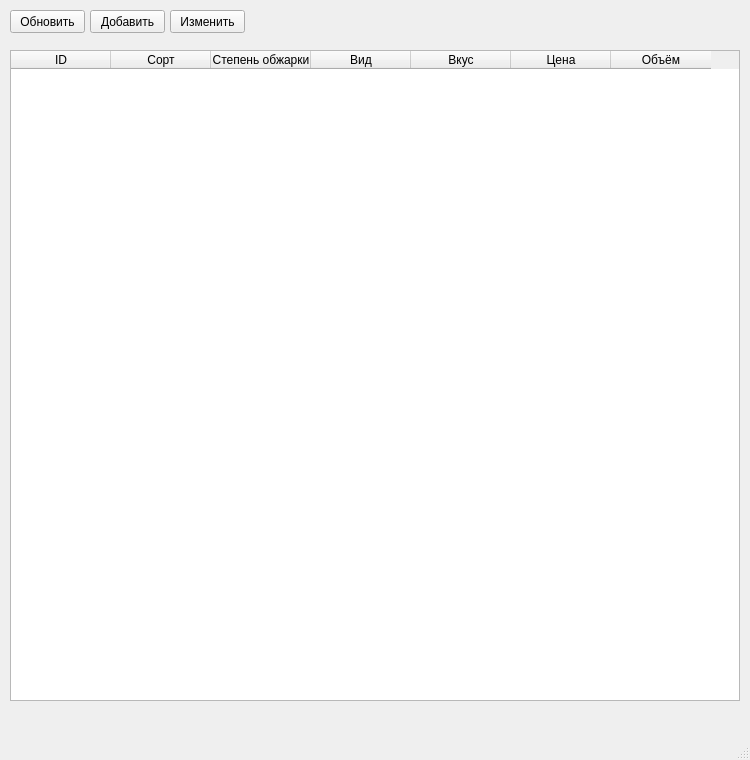
<?xml version="1.0" encoding="UTF-8"?>
<ui version="4.0">
 <class>MainWindow</class>
 <widget class="QMainWindow" name="MainWindow">
  <property name="geometry">
   <rect>
    <x>0</x>
    <y>0</y>
    <width>750</width>
    <height>760</height>
   </rect>
  </property>
  <property name="windowTitle">
   <string>База данных кофе</string>
  </property>
  <widget class="QWidget" name="centralwidget">
   <widget class="QTableWidget" name="tableWidget">
    <property name="geometry">
     <rect>
      <x>10</x>
      <y>50</y>
      <width>730</width>
      <height>651</height>
     </rect>
    </property>
    <column>
     <property name="text">
      <string>ID</string>
     </property>
    </column>
    <column>
     <property name="text">
      <string>Сорт</string>
     </property>
    </column>
    <column>
     <property name="text">
      <string>Степень обжарки</string>
     </property>
    </column>
    <column>
     <property name="text">
      <string>Вид</string>
     </property>
    </column>
    <column>
     <property name="text">
      <string>Вкус</string>
     </property>
    </column>
    <column>
     <property name="text">
      <string>Цена</string>
     </property>
    </column>
    <column>
     <property name="text">
      <string>Объём</string>
     </property>
    </column>
   </widget>
   <widget class="QPushButton" name="PB_add">
    <property name="geometry">
     <rect>
      <x>90</x>
      <y>10</y>
      <width>75</width>
      <height>23</height>
     </rect>
    </property>
    <property name="text">
     <string>Добавить</string>
    </property>
   </widget>
   <widget class="QPushButton" name="PB_update">
    <property name="geometry">
     <rect>
      <x>10</x>
      <y>10</y>
      <width>75</width>
      <height>23</height>
     </rect>
    </property>
    <property name="text">
     <string>Обновить</string>
    </property>
   </widget>
   <widget class="QPushButton" name="PB_edit">
    <property name="geometry">
     <rect>
      <x>170</x>
      <y>10</y>
      <width>75</width>
      <height>23</height>
     </rect>
    </property>
    <property name="text">
     <string>Изменить</string>
    </property>
   </widget>
  </widget>
  <widget class="QMenuBar" name="menubar">
   <property name="geometry">
    <rect>
     <x>0</x>
     <y>0</y>
     <width>750</width>
     <height>21</height>
    </rect>
   </property>
  </widget>
  <widget class="QStatusBar" name="statusbar"/>
 </widget>
 <resources/>
 <connections/>
</ui>
